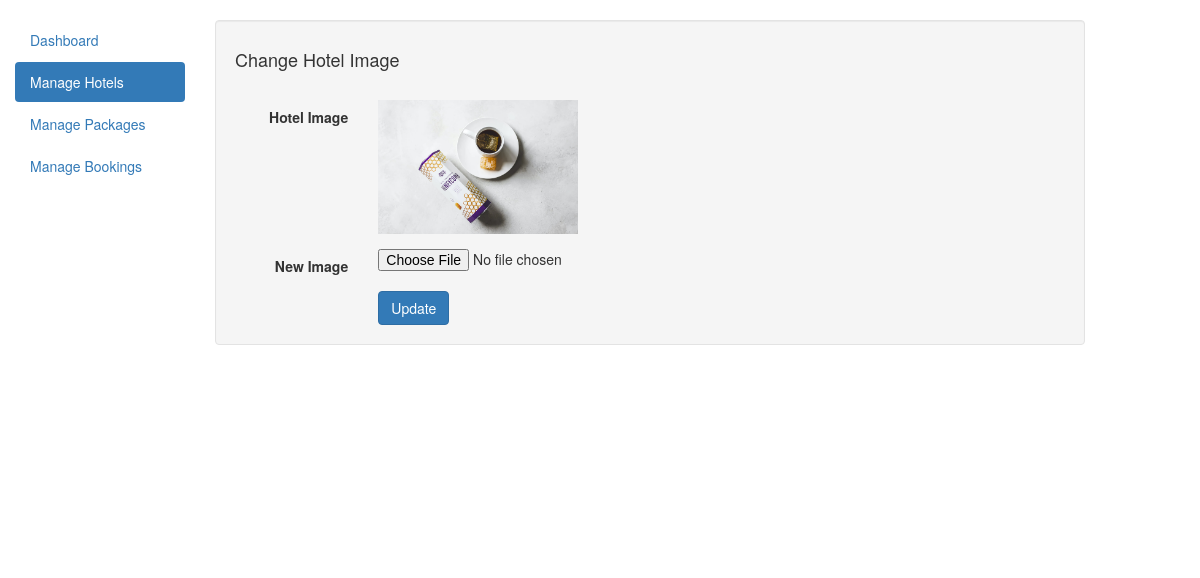
/admin/change-hotel-image.php?imgid=1 (signed in), run on an earlier commit of the app's database.
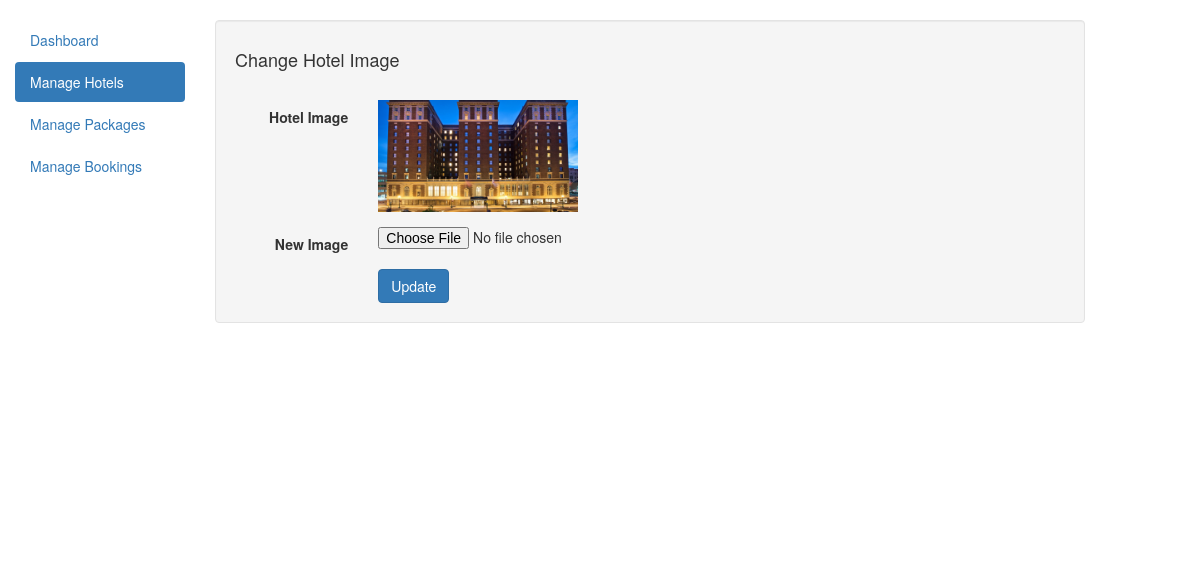
And on a later commit of the database.
### tables this page shows
CREATE TABLE `hotels` (
  `htl_id` int(11) NOT NULL,
  `htl_name` varchar(200) DEFAULT NULL,
  `htl_location` varchar(100) DEFAULT NULL,
  `htl_image` varchar(100) DEFAULT NULL,
  `creation_date` timestamp NULL DEFAULT current_timestamp(),
  `update_date` timestamp NULL DEFAULT NULL ON UPDATE current_timestamp()
);

### admin/change-hotel-image.php (the view, shortened to what this page needs)
<?php
include('includes/config.php');
if (strlen($_SESSION['alogin']) == 0) {
    header('location:dashboard.php');
} else {
?>
    <!DOCTYPE html>
    <html lang="en">
    <head>
        <link rel="stylesheet" href="https://maxcdn.bootstrapcdn.com/bootstrap/3.4.1/css/bootstrap.min.css">
    </head>
    <body>
        <div class="container-fluid">
            <div class="row content">
                <div class="col-sm-3 col-md-2 sidebar">
                    <br>
                    <ul class="nav nav-pills nav-stacked">
                        <li><a href="dashboard.php">Dashboard</a></li>
                        <li class="active"><a href="manage-hotels.php">Manage Hotels</a></li>
                        <li><a href="manage-packages.php">Manage Packages</a></li>
                        <li><a href="manage-bookings.php">Manage Bookings</a></li>
                    </ul><br>
                </div>
                <br>
                <div class="col-sm-9">
                    <div class="well">
                        <h4>Change Hotel Image</h4><br>
                        <div class="tab-content">
                            <div class="tab-pane active" id="horizontal-form">
                                <form class="form-horizontal" name="hotel" method="post" enctype="multipart/form-data">
                                    <?php
                                    $imgid = intval($_GET['imgid']);
                                    $sql = "SELECT htl_image from hotels where htl_id=:imgid";
                                    $query = $dbh->prepare($sql);
                                    $query->bindParam(':imgid', $imgid, PDO::PARAM_STR);
                                    $query->execute();
                                    $results = $query->fetchAll(PDO::FETCH_OBJ);
                                    if ($query->rowCount() > 0) {
                                        foreach ($results as $result) { ?>
                                            <div class="form-group">
                                                <label for="focusedinput" class="col-sm-2 control-label">Hotel Image</label>
                                                <div class="col-sm-8">
                                                    <img src="img/htlimage/<?php echo htmlentities($result->htl_image); ?>" width="200">
                                                </div>
                                            </div>
                                            <div class="form-group">
                                                <label for="focusedinput" class="col-sm-2 control-label">New Image</label>
                                                <div class="col-sm-8">
                                                    <input type="file" name="hotelimage" id="hotelimage" required>
                                                </div>
                                            </div>
                                    <?php }
                                    } ?>
                                    <div class="row">
                                        <div class="col-sm-8 col-sm-offset-2">
                                            <button type="submit" name="submit" class="btn-primary btn">Update</button>
                                        </div>
                                    </div>
                            </div>
                        </div>
                    </div>
                </div>
    </body>
    </html>
<?php } ?>

What changed in the data, as far as the page shows it:
changed hotels: htl_image: a different picture
